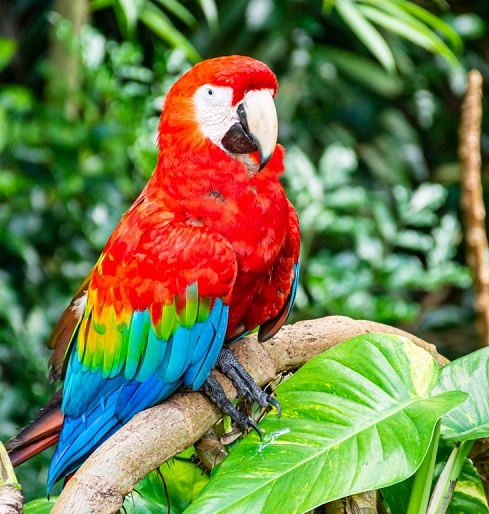
%> input picture exercise 3- splitting RGB channel/exercise3.jpg, 489 x 514 px
$ octave exercise3.m   (GNU Octave 9; MATLAB toolbox functions it lacks are replaced by stand-ins)
%> lines starting %> are read from the running program, lines starting %| are printed output that depends on the picture
% Exercise 3
clear;
close all;

image = imread("exercise3.jpg");
%> image is the input picture: size 514x489x3 uint8; mean R, G, B 113.3, 125.9, 77.6

red = image(:,:,1);
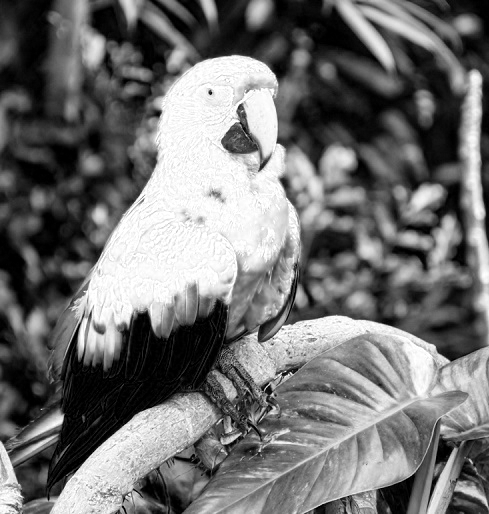
%> red: size 514x489 uint8; min 0, max 255, mean 113.3
green = image(:,:,2);
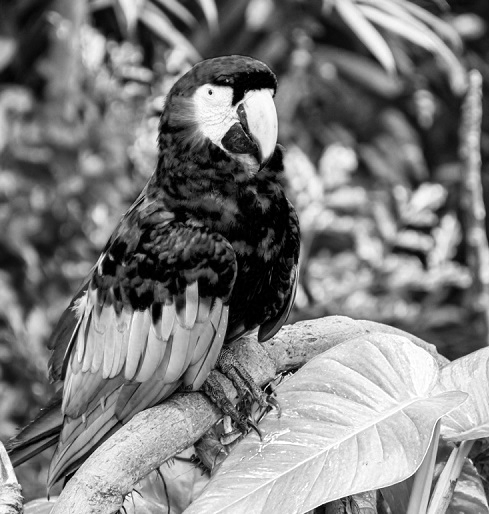
%> green: size 514x489 uint8; min 0, max 255, mean 125.9
blue = image(:,:,3);
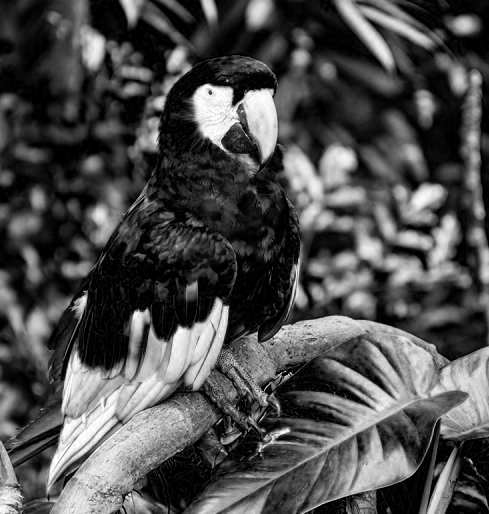
%> blue: size 514x489 uint8; min 0, max 255, mean 77.6

black = zeros(size(image,1),size(image,2));
just_red = cat(3, red, black, black);
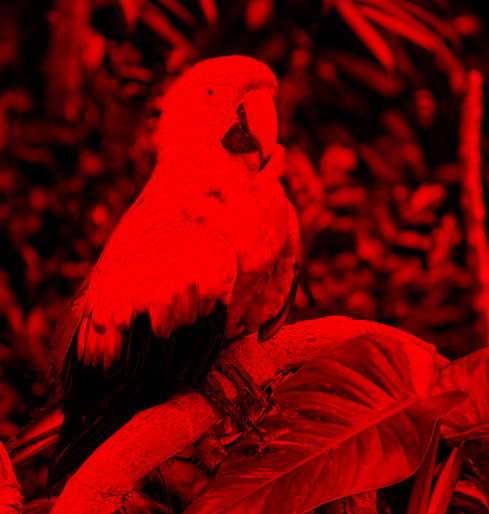
%> just_red: size 514x489x3 uint8; mean R, G, B 113.3, 0, 0
just_green = cat(3, black, green, black);
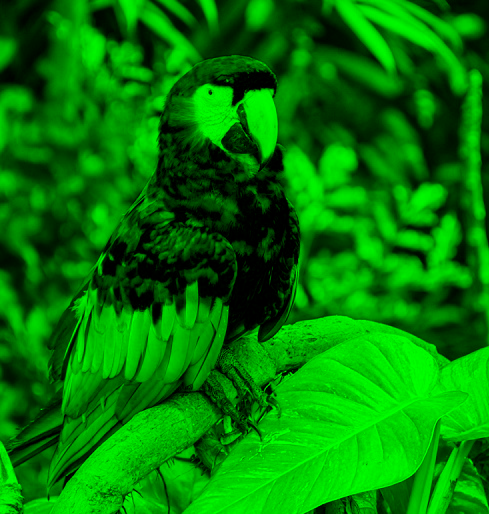
%> just_green: size 514x489x3 uint8; mean R, G, B 0, 125.9, 0
just_blue = cat(3, black, black, blue);
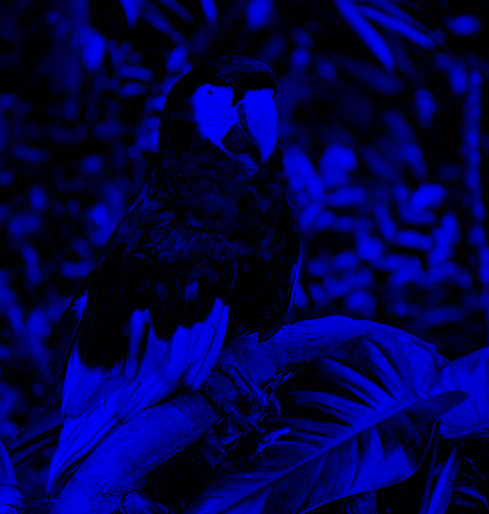
%> just_blue: size 514x489x3 uint8; mean R, G, B 0, 0, 77.6

figure ("Name","exercise3");
subplot(2,2,1), imshow(image), title("input image");
subplot(2,2,2), imshow(just_red), title("red image");
subplot(2,2,3), imshow(just_green), title("green image");
subplot(2,2,4), imshow(just_blue), title("blue image");
